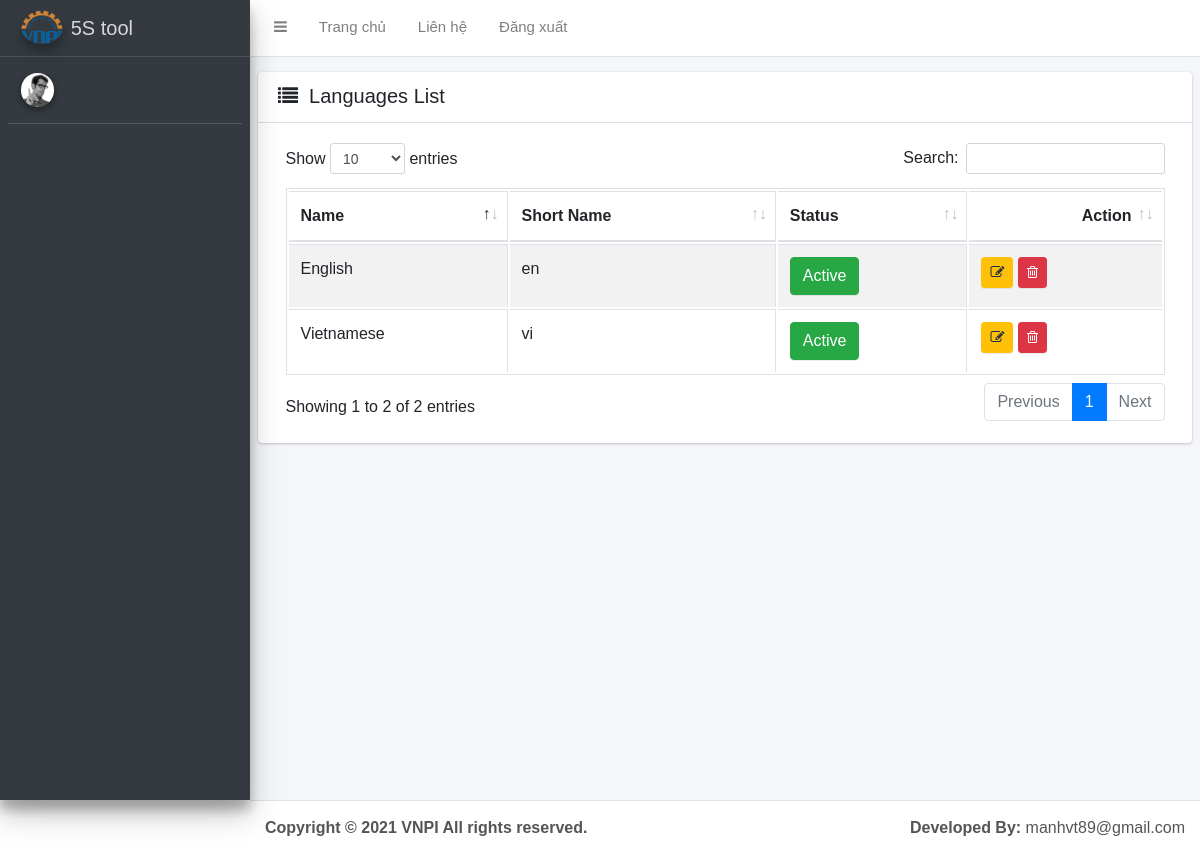
The app's page /index.php/admin/languages with its own data.
### tables this page shows
CREATE TABLE `general_settings` (
  `id` int(11) NOT NULL,
  `favicon` varchar(255) DEFAULT NULL,
  `logo` varchar(255) DEFAULT NULL,
  `application_name` varchar(255) DEFAULT NULL,
  `timezone` varchar(255) DEFAULT NULL,
  `currency` varchar(100) DEFAULT NULL,
  `default_language` int(11) NOT NULL,
  `copyright` tinytext DEFAULT NULL,
  `email_from` varchar(100) NOT NULL,
  `smtp_host` varchar(255) DEFAULT NULL,
  `smtp_port` int(11) DEFAULT NULL,
  `smtp_user` varchar(50) DEFAULT NULL,
  `smtp_pass` varchar(50) DEFAULT NULL,
  `facebook_link` varchar(255) DEFAULT NULL,
  `twitter_link` varchar(255) DEFAULT NULL,
  `google_link` varchar(255) DEFAULT NULL,
  `youtube_link` varchar(255) DEFAULT NULL,
  `linkedin_link` varchar(255) DEFAULT NULL,
  `instagram_link` varchar(255) DEFAULT NULL,
  `recaptcha_secret_key` varchar(255) DEFAULT NULL,
  `recaptcha_site_key` varchar(255) DEFAULT NULL,
  `recaptcha_lang` varchar(50) DEFAULT NULL,
  `created_date` datetime DEFAULT NULL,
  `updated_date` datetime DEFAULT NULL,
  `general_setting_uuid` varchar(150) NOT NULL DEFAULT uuid()
);

CREATE TABLE `ci_language` (
  `id` int(11) NOT NULL,
  `name` varchar(225) NOT NULL,
  `short_name` varchar(15) NOT NULL,
  `status` int(11) NOT NULL DEFAULT 1,
  `created_at` datetime NOT NULL DEFAULT current_timestamp()
);

### application/controllers/admin/Languages.php (called while the page is built, shortened)
<?php defined('BASEPATH') OR exit('No direct script access allowed');
class Languages extends MY_Controller {
	public function __construct()
	{
		parent::__construct();
		$this->load->model('admin/languages_model', 'languages_model');
	}
	public function index()
	{
		$data['all_languages'] = $this->languages_model->get_all_languages();
		$this->load->view('admin/includes/_header', $data);
		$this->load->view('admin/language/language_list', $data);
		$this->load->view('admin/includes/_footer', $data);
	}
}
?>

### index.php (called while the page is built, shortened)
<?php
require_once BASEPATH.'core/CodeIgniter.php';

### application/helpers/common_helper.php (called while the page is built, shortened)
<?php if ( ! defined('BASEPATH')) exit('No direct script access allowed');
function trans($string)
{
    $ci =& get_instance();
    return $ci->lang->line($string);
}

### application/models/admin/Setting_model.php (called while the page is built, shortened)
<?php
class Setting_model extends CI_Model
{
	public function get_general_settings(){
		$this->db->where('id', 1);
        $query = $this->db->get('general_settings');
        return $query->row_array();
	}
}
?>

### application/core/MY_Controller.php (called while the page is built, shortened)
<?php
	class MY_Controller extends CI_Controller
	{
		function __construct()
		{
	        $global_data['general_settings'] = $this->setting_model->get_general_settings();
		}
	}
?>

### application/models/admin/Languages_model.php (called while the page is built, shortened)
<?php
	class Languages_model extends CI_Model{
		public function get_all_languages(){
			$query = $this->db->get('ci_language');
			return $result = $query->result_array();
		}
	}
?>

### application/views/admin/language/language_list.php (the view, shortened to what this page needs)
<link rel="stylesheet" href="<?= base_url() ?>assets/plugins/datatables/dataTables.bootstrap4.css">
<div class="content-wrapper">
 <section class="content">
  <div class="card">
    <div class="card-header">
      <div class="d-inline-block">
        <h3 class="card-title"><i class="fa fa-list"></i>&nbsp; Languages List</h3>
      </div>
    </div>
    <div class="card-body table-responsive">
      <table id="example1" class="table table-bordered table-striped">
        <thead>
        <tr>
          <th>Name</th>
          <th>Short Name</th>
          <th>Status</th>
          <th style="width: 150px;" class="text-right">Action</th>
        </tr>
        </thead>
        <tbody>
          <?php
            $count=0; foreach($all_languages as $row):
            $status = ($row['status'] == 0)? 'Inactive': 'Active'.'<span>';
          ?>
          <tr>
            <td><?= $row['name']; ?></td>
            <td><?= $row['short_name']; ?></td>
            <td><span class="btn btn-xs btn-success" title="status"><?= $status ?><span></td>
            <td>
              <a title="Edit" class="update btn btn-sm btn-warning" href="<?= base_url('admin/languages/edit/'.$row['id'])?>"> <i class="fa fa-pencil-square-o"></i></a>
              <a title="Delete" class="delete btn btn-sm btn-danger" href="<?= base_url('admin/languages/del/'.$row['id']); ?>" > <i class="fa fa-trash-o"></i></a>
            </td>
          </tr>
          <?php endforeach; ?>
        </tbody>
      </table>
    </div>
  </div>
</section>
</div>

### application/views/admin/includes/_header.php (shortened to what this page needs)
<!DOCTYPE html>
<html>
<head>
  <link rel="stylesheet" href="<?= base_url()?>assets/plugins/font-awesome/css/font-awesome.min.css">
  <link rel="stylesheet" href="https://code.ionicframework.com/ionicons/2.0.1/css/ionicons.min.css">
  <link rel="stylesheet" href="<?= base_url()?>assets/dist/css/adminlte.css">
  <link rel="stylesheet" href="<?= base_url()?>assets/plugins/iCheck/flat/blue.css">
  <link rel="stylesheet" href="<?= base_url()?>assets/plugins/morris/morris.css">
  <link rel="stylesheet" href="<?= base_url()?>assets/plugins/jvectormap/jquery-jvectormap-1.2.2.css">
  <link rel="stylesheet" href="<?= base_url()?>assets/plugins/datepicker/datepicker3.css">
  <link rel="stylesheet" href="<?= base_url()?>assets/plugins/daterangepicker/daterangepicker-bs3.css">
  <link rel="stylesheet" href="<?= base_url()?>assets/plugins/bootstrap-wysihtml5/bootstrap3-wysihtml5.min.css">
  <link rel="stylesheet" href="<?= base_url()?>assets/plugins/dropzone/dropzone.css">
</head>
<body class="hold-transition sidebar-mini <?=  (isset($bg_cover)) ? 'bg-cover' : '' ?>">
<div class="wrapper">
  <?php if(!isset($navbar)): ?>
  <nav class="main-header navbar layout-navbar-fixed navbar-expand bg-white navbar-light border-bottom">
    <ul class="navbar-nav">
      <li class="nav-item">
        <a class="nav-link" data-widget="pushmenu" href="#"><i class="fa fa-bars"></i></a>
      </li>
      <li class="nav-item d-none d-sm-inline-block">
        <a href="<?= base_url('admin/dashboard') ?>" class="nav-link"><?= trans('home') ?></a>
      </li>
      <li class="nav-item d-none d-sm-inline-block">
        <a href="#" class="nav-link"><?= trans('contact') ?></a>
      </li>
      <li class="nav-item d-none d-sm-inline-block">
        <a href="<?= base_url('admin/auth/logout') ?>" class="nav-link"><?= trans('logout') ?></a>
      </li>
    </ul>
  </nav>
  <?php endif; ?>
  <?php if(!isset($sidebar)): ?>
  <?php $this->load->view('admin/includes/_sidebar'); ?>
  <?php endif; ?>

### application/views/admin/includes/_sidebar.php (shortened to what this page needs)
<aside class="main-sidebar sidebar-dark-primary elevation-4">
  <a href="<?= base_url('admin/dashboard'); ?>" class="brand-link">
    <img src="<?= base_url($this->general_settings['favicon']); ?>" alt="Logo" class="brand-image img-circle elevation-3"
         style="opacity: .8">
    <span class="brand-text font-weight-light"><?= $this->general_settings['application_name']; ?></span>
  </a>
  <div class="sidebar">
    <div class="user-panel mt-3 pb-3 mb-3 d-flex">
      <div class="image">
        <img src="<?= base_url()?>assets/dist/img/user2-160x160.jpg" class="img-circle elevation-2" alt="User Image">
      </div>
      <div class="info">
      </div>
    </div>
  </div>
</aside>

### application/views/admin/includes/_footer.php (shortened to what this page needs)
<?php if(!isset($footer)): ?>
  <footer class="main-footer no-print">
    <strong><?= $this->general_settings['copyright']; ?></strong>
    <div class="float-right d-none d-sm-inline-block">
      <b>Developed By:</b> manhvt89@gmail.com
    </div>
  </footer>
  <?php endif; ?>
</div>
</body>
</html>

### records on screen
general_settings: favicon (picture), application_name "5S tool", copyright "Copyright © 2021 VNPI All rights reserved."
ci_language: name "English", short_name "en", status "Active"
ci_language: name "Vietnamese", short_name "vi", status "Active"

### other values on screen
trans('home') "Trang chủ"
trans('contact') "Liên hệ"
trans('logout') "Đăng xuất"
